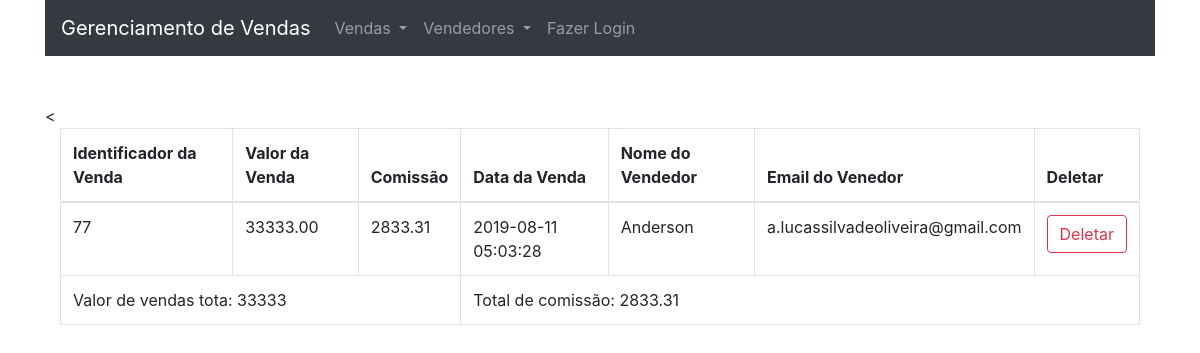
The page /?page=show_sale&id_salesman=3 on the database its author committed.
### tables this page shows
CREATE TABLE `sale` (
  `id` bigint(20) NOT NULL AUTO_INCREMENT,
  `salevalue` decimal(7,2) NOT NULL,
  `comission` decimal(7,2) NOT NULL,
  `datesale` timestamp NOT NULL DEFAULT CURRENT_TIMESTAMP ON UPDATE CURRENT_TIMESTAMP,
  `id_salesman` bigint(20) NOT NULL,
  PRIMARY KEY (`id`),
  KEY `id_salesman` (`id_salesman`),
  CONSTRAINT `sale_ibfk_1` FOREIGN KEY (`id_salesman`) REFERENCES `salesman` (`id`)
);

CREATE TABLE `salesman` (
  `id` bigint(20) NOT NULL AUTO_INCREMENT,
  `name` varchar(100) NOT NULL,
  `email` varchar(255) NOT NULL,
  PRIMARY KEY (`id`),
  UNIQUE KEY `email` (`email`)
);

### model/Database.php (called while the page is built, shortened)
<?php
abstract class Database
{
    public static function connect()
    {
        $host     = DATABASE["host"];
        $charset  = DATABASE["charset"];
        $dbname   = DATABASE["dbname"];
        $user     = DATABASE["user"];
        $password = DATABASE["password"];
        $db       = new PDO("mysql:host=$host;charset=$charset;dbname=$dbname", $user, $password);
        $db->setAttribute(PDO::ATTR_DEFAULT_FETCH_MODE,PDO::FETCH_OBJ);
        $db->setAttribute(PDO::ATTR_ERRMODE, PDO::ERRMODE_EXCEPTION);
        return $db;
    }
}

### model/Model.php (called while the page is built, shortened)
<?php
class Model
{
    public function __construct()
    {
        $this->database = Database::connect();
    }
}

### model/Sale.php (called while the page is built, shortened)
<?php
class Sale extends Model
{
    public function getSalesmanSale(int $salesman_id)
    {
        $sql = "SELECT sale.id, comission, salevalue, datesale, salesman.name, salesman.email
                FROM sale INNER JOIN salesman ON sale.id_salesman = salesman.id
                WHERE sale.id_salesman = ?
            ";
        $join = $this->database->prepare($sql);
        $join->bindValue(1, $salesman_id);
        $join->execute();
        return $join->fetchAll();
    }
}

### view/sale/show_sale.php (the view, shortened to what this page needs)
<?php
    $id_salesman          = preg_replace("/[^0-9]/", trim(" "), $_GET["id_salesman"]);
    $sale_model           = new Model\Sale();
    $sales_salesman_list  = $sale_model->getSalesmanSale($id_salesman);
    $sale_total_comission = 0;
    $sale_total_value     = 0;
?>
<?php if (count($sales_salesman_list) === 0): ?>
    <h1 class="alert alert-danger">Nenhuma venda relacionada a este vendedor</h1>
<?php else: ?>
    <div class="container">
        <table class="table table-bordered">
            <thead>
                <tr>
                    <th>Identificador da Venda</th>
                    <th>Valor da Venda</th>
                    <th>Comissão</th>
                    <th>Data da Venda</th>
                    <th>Nome do Vendedor</th>
                    <th>Email do Venedor</th>
                    <th>Deletar</th>
                </tr>
            </thead>
            <tbody>
                <?php
                foreach($sales_salesman_list as $sale):
                    $sale_total_value     += $sale->salevalue;
                    $sale_total_comission += $sale->comission;
                ?>
                    <tr>
                        <td><?= $sale->id ?></td>
                        <td><?= $sale->salevalue ?></td>
                        <td><?= $sale->comission ?></td>
                        <td><?= $sale->datesale ?></td>
                        <td><?= $sale->name ?></td>
                        <td><?= $sale->email ?></td>
                        <td>
                            <form action="controller/?control_page=sale_delete" method="POST">
                                <input type="submit"  class="btn btn-outline-danger" value="Deletar">
                            </form>
                        </td>
                    </tr>
                <?php endforeach ?>
            </tbody>
            <tfoot>
                <tr>
                    <td colspan="3"><?= "Valor de vendas tota: ".$sale_total_value ?></td>
                    <td colspan="4"><?= "Total de comissão: ".$sale_total_comission ?></td>
                </tr>
            </tfoot>
        </table>
    </div>
<?php endif ?>

### rows shown on the page
sale: id "77", salevalue "33333.00", comission "2833.31", datesale "2019-08-11 05:03:28", id_salesman.name "Anderson", id_salesman.email "a.lucassilvadeoliveira@gmail.com"

### other values the page prints
$sale_total_value "33333"
$sale_total_comission "2833.31"
